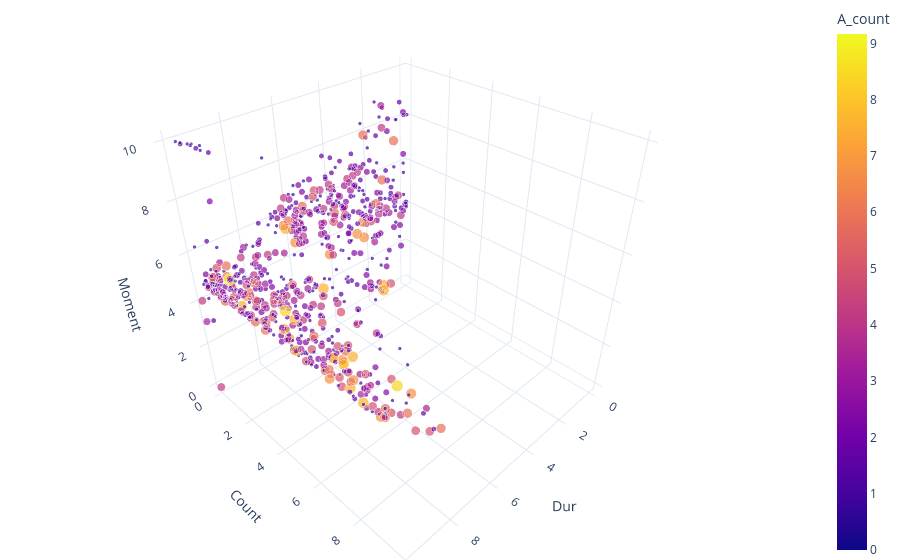

The notebook cell saved with this chart:
### Code cell
df_cluster = df_outlier[df_outlier.label == 1].reset_index().drop('index',axis = 1)
df_cluster = utils.Normalize_df(df_cluster,cols = ['Dur','Moment','Count'])
myplot.Scatter_3D(df_cluster,'Dur','Count','Moment','label',color_name='A_count')

### Figure 1 — Plotly figure (JSON) as saved in the notebook; plotly's stock layout.template omitted (floating-point values rounded to 4 significant figures; data arrays with more than 128 entries replaced by an {"elided": "..."} marker saying what was removed)
{"data": [{"hovertemplate": "Dur=%{x}<br>Count=%{y}<br>Moment=%{z}<br>A_count=%{marker.color}<extra></extra>", "legendgroup": "", "marker": {"color": {"elided": "1068 float values"}, "coloraxis": "coloraxis", "opacity": 0.7, "size": {"elided": "1068 float values"}, "sizemode": "area", "sizeref": 0.02292, "symbol": "circle"}, "mode": "markers", "name": "", "scene": "scene", "showlegend": false, "type": "scatter3d", "x": {"elided": "1068 float values"}, "y": {"elided": "1068 float values"}, "z": {"elided": "1068 float values"}}], "layout": {"coloraxis": {"colorbar": {"title": {"text": "A_count"}}, "colorscale": [[0, "#0d0887"], [0.1111, "#46039f"], [0.2222, "#7201a8"], [0.3333, "#9c179e"], [0.4444, "#bd3786"], [0.5556, "#d8576b"], [0.6667, "#ed7953"], [0.7778, "#fb9f3a"], [0.8889, "#fdca26"], [1, "#f0f921"]]}, "legend": {"itemsizing": "constant", "tracegroupgap": 0}, "margin": {"b": 0, "l": 0, "r": 0, "t": 0}, "scene": {"domain": {"x": [0, 1], "y": [0, 1]}, "xaxis": {"title": {"text": "Dur"}}, "yaxis": {"title": {"text": "Count"}}, "zaxis": {"title": {"text": "Moment"}}}}}
